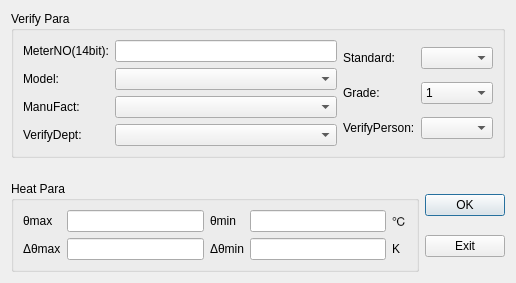
<?xml version="1.0" encoding="UTF-8"?>
<ui version="4.0">
 <class>CalcParaClass</class>
 <widget class="QDialog" name="CalcParaClass">
  <property name="windowModality">
   <enum>Qt::ApplicationModal</enum>
  </property>
  <property name="geometry">
   <rect>
    <x>0</x>
    <y>0</y>
    <width>516</width>
    <height>283</height>
   </rect>
  </property>
  <layout class="QGridLayout" name="gridLayout_8">
   <item row="0" column="0">
    <widget class="QGroupBox" name="groupBox">
     <property name="title">
      <string>Verify Para</string>
     </property>
     <layout class="QGridLayout" name="gridLayout_3">
      <item row="0" column="0">
       <layout class="QGridLayout" name="gridLayout_2">
        <item row="0" column="0">
         <widget class="QLabel" name="label">
          <property name="text">
           <string>MeterNO(14bit):</string>
          </property>
         </widget>
        </item>
        <item row="0" column="1">
         <widget class="QLineEdit" name="lnEditMeterNO"/>
        </item>
        <item row="1" column="0">
         <widget class="QLabel" name="label_2">
          <property name="text">
           <string>Model:</string>
          </property>
         </widget>
        </item>
        <item row="1" column="1">
         <widget class="QComboBox" name="cmbModel">
          <property name="editable">
           <bool>false</bool>
          </property>
         </widget>
        </item>
        <item row="2" column="0">
         <widget class="QLabel" name="label_3">
          <property name="text">
           <string>ManuFact:</string>
          </property>
         </widget>
        </item>
        <item row="2" column="1">
         <widget class="QComboBox" name="cmbManufact">
          <property name="editable">
           <bool>false</bool>
          </property>
         </widget>
        </item>
        <item row="3" column="0">
         <widget class="QLabel" name="label_4">
          <property name="text">
           <string>VerifyDept:</string>
          </property>
         </widget>
        </item>
        <item row="3" column="1">
         <widget class="QComboBox" name="cmbVerifyDept">
          <property name="editable">
           <bool>false</bool>
          </property>
         </widget>
        </item>
       </layout>
      </item>
      <item row="0" column="1">
       <layout class="QGridLayout" name="gridLayout">
        <item row="0" column="0">
         <widget class="QLabel" name="label_5">
          <property name="text">
           <string>Standard:</string>
          </property>
         </widget>
        </item>
        <item row="0" column="1">
         <widget class="QComboBox" name="cmbStandard"/>
        </item>
        <item row="1" column="0">
         <widget class="QLabel" name="label_6">
          <property name="text">
           <string>Grade:</string>
          </property>
         </widget>
        </item>
        <item row="1" column="1">
         <widget class="QComboBox" name="cmbGrade">
          <item>
           <property name="text">
            <string>1</string>
           </property>
          </item>
          <item>
           <property name="text">
            <string>2</string>
           </property>
          </item>
          <item>
           <property name="text">
            <string>3</string>
           </property>
          </item>
         </widget>
        </item>
        <item row="2" column="0">
         <widget class="QLabel" name="label_7">
          <property name="text">
           <string>VerifyPerson:</string>
          </property>
         </widget>
        </item>
        <item row="2" column="1">
         <widget class="QComboBox" name="cmbVerifyPerson">
          <property name="editable">
           <bool>false</bool>
          </property>
         </widget>
        </item>
       </layout>
      </item>
     </layout>
    </widget>
   </item>
   <item row="1" column="0">
    <spacer name="verticalSpacer">
     <property name="orientation">
      <enum>Qt::Vertical</enum>
     </property>
     <property name="sizeHint" stdset="0">
      <size>
       <width>20</width>
       <height>6</height>
      </size>
     </property>
    </spacer>
   </item>
   <item row="2" column="0">
    <layout class="QGridLayout" name="gridLayout_7">
     <item row="0" column="0">
      <widget class="QGroupBox" name="groupBox_2">
       <property name="title">
        <string>Heat Para</string>
       </property>
       <layout class="QGridLayout" name="gridLayout_6">
        <item row="0" column="0">
         <layout class="QGridLayout" name="gridLayout_5">
          <item row="0" column="0">
           <widget class="QLabel" name="label_8">
            <property name="text">
             <string>θmax</string>
            </property>
           </widget>
          </item>
          <item row="0" column="1">
           <widget class="QLineEdit" name="lnEditMaxT">
            <property name="alignment">
             <set>Qt::AlignCenter</set>
            </property>
           </widget>
          </item>
          <item row="0" column="2">
           <widget class="QLabel" name="label_10">
            <property name="text">
             <string>θmin</string>
            </property>
           </widget>
          </item>
          <item row="0" column="3">
           <widget class="QLineEdit" name="lnEditMinT">
            <property name="alignment">
             <set>Qt::AlignCenter</set>
            </property>
           </widget>
          </item>
          <item row="0" column="4">
           <widget class="QLabel" name="label_12">
            <property name="text">
             <string>℃</string>
            </property>
           </widget>
          </item>
          <item row="1" column="0">
           <widget class="QLabel" name="label_9">
            <property name="text">
             <string>Δθmax</string>
            </property>
           </widget>
          </item>
          <item row="1" column="1">
           <widget class="QLineEdit" name="lnEditMaxDeltaT">
            <property name="alignment">
             <set>Qt::AlignCenter</set>
            </property>
           </widget>
          </item>
          <item row="1" column="2">
           <widget class="QLabel" name="label_11">
            <property name="text">
             <string>Δθmin</string>
            </property>
           </widget>
          </item>
          <item row="1" column="3">
           <widget class="QLineEdit" name="lnEditMinDeltaT">
            <property name="alignment">
             <set>Qt::AlignCenter</set>
            </property>
           </widget>
          </item>
          <item row="1" column="4">
           <widget class="QLabel" name="label_13">
            <property name="text">
             <string>K</string>
            </property>
           </widget>
          </item>
         </layout>
        </item>
       </layout>
      </widget>
     </item>
     <item row="0" column="1">
      <layout class="QGridLayout" name="gridLayout_4">
       <item row="0" column="0">
        <widget class="QPushButton" name="btnOK">
         <property name="text">
          <string>OK</string>
         </property>
        </widget>
       </item>
       <item row="1" column="0">
        <widget class="QPushButton" name="btnExit">
         <property name="text">
          <string>Exit</string>
         </property>
        </widget>
       </item>
      </layout>
     </item>
    </layout>
   </item>
  </layout>
 </widget>
 <resources/>
 <connections/>
</ui>
